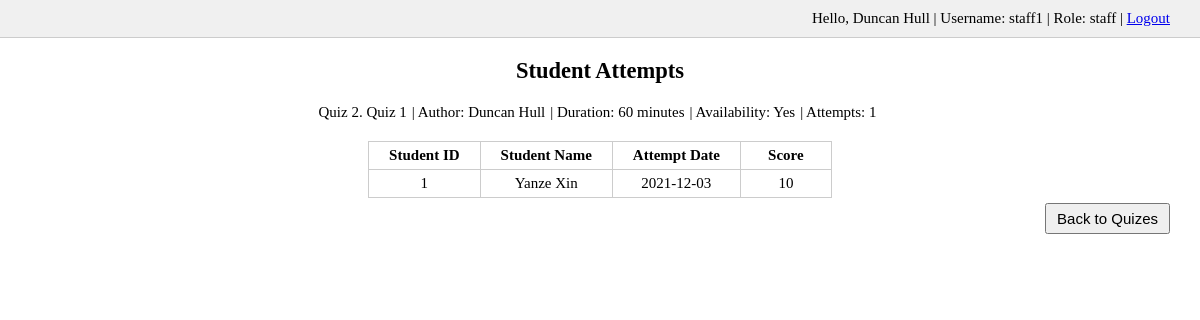
Page /quizapp/attempts.php?id=2 (signed in) on the committed database.
### tables this page shows
CREATE TABLE `quiz` (
  `id` int UNSIGNED NOT NULL,
  `name` varchar(1024) NOT NULL,
  `author_id` int UNSIGNED NOT NULL,
  `is_available` tinyint(1) NOT NULL DEFAULT '0',
  `duration` int UNSIGNED NOT NULL
);

CREATE TABLE `user` (
  `username` varchar(255) NOT NULL,
  `password` varchar(255) NOT NULL,
  `firstname` varchar(255) NOT NULL,
  `lastname` varchar(255) NOT NULL,
  `is_staff` tinyint(1) NOT NULL DEFAULT '0'
);

CREATE TABLE `attempt` (
  `quiz_id` int UNSIGNED NOT NULL,
  `stu_id` int UNSIGNED NOT NULL,
  `date` date NOT NULL,
  `score` int UNSIGNED NOT NULL
);

### quizapp/attempts.php (the view, shortened to what this page needs)
<?php
require_once './utility.php';
$pdo = getPDOConnection();
if (isset($_GET['id'])) {
    $quizId = $_GET['id'];
    $stmt = execSQL(
        $pdo,
        'SELECT name, firstname, lastname, duration, is_available FROM quiz
        INNER JOIN staff ON author_id = staff.id
        INNER JOIN user ON staff.username = user.username
        WHERE quiz.id = :quizId',
        ['quizId' => $quizId]
    );
    $row = $stmt->fetch();
    $quizName = $row['name'];
    $author = $row['firstname'] . ' ' . $row['lastname'];
    $duration = $row['duration'];
    $isAvailable = $row['is_available'];
    $attempts = execSQL(
        $GLOBALS['pdo'],
        'SELECT COUNT(*) FROM attempt WHERE quiz_id = :quizId',
        ['quizId' => $quizId]
    )->fetchColumn();
} else {
    redirect('quiz.php');
}
?>
<!DOCTYPE html>
<html lang="en">
<head>
    <link rel="stylesheet" type="text/css" href="<?php echo $pwd . 'css/style.css' ?>">
</head>
<body>
    <h1>Student Attempts</h1>
    <div id="quizBar">
        <label>Quiz <?php echo $quizId ?>. <?php echo $quizName ?></label>|
        <label>Author: <?php echo $author ?></label>|
        <label>Duration: <?php echo $duration ?> minutes</label>|
        <label>Availability: <?php echo $isAvailable ? 'Yes' : 'No' ?></label>|
        <label>Attempts: <?php echo $attempts ?></label>
    </div>
    <table align="center">
        <tr>
            <th>Student ID</th>
            <th>Student Name</th>
            <th>Attempt Date</th>
            <th>Score</th>
        </tr>
        <?php renderAttempts() ?>
    </table>
    <a href="<?php echo $pwd . 'quiz.php' ?>"><button class="back">Back to Quizes</button></a>
</body>
</html>
<?php
function renderAttempts()
{
    $stmt = execSQL(
        $GLOBALS['pdo'],
        'SELECT stu_id, firstname, lastname, date, score FROM attempt
        INNER JOIN student ON stu_id = student.id
        INNER JOIN user on student.username = user.username
        WHERE quiz_id = :quizId',
        ['quizId' => $GLOBALS['quizId']]
    );
    if ($stmt->rowCount() === 0) {
        redirect('quiz.php');
    } else {
        while ($row = $stmt->fetch()) {
            echo '<tr><td>' . $row['stu_id'] . '</td><td>' . $row['firstname'] . ' ' . $row['lastname'] . '</td><td>' . $row['date'] . '</td><td>' . $row['score'] . '</td></tr>';
        }
    }
}
?>

### quizapp/css/style.css (style rules this page uses)
* { font-size: 15px; }
body { text-align: center; padding: 0; margin: 0; }
h1 { font-size: 1.5em; padding: 20px 0 10px 0; margin: 0; }
label { padding-right: 5px; }
div#quizBar { padding: 10px 0; }
button, input[type="submit"], input[type="reset"], input[type="button"] { padding: 5px 10px; margin: 5px 10px; }
button.back { float: right; margin-right: 30px; }
table { margin-top: 10px; border-collapse: collapse; }
td, th { min-width: 50px; border: 1px solid #ccc; padding: 5px 20px; }

### rows in the picture
quiz: name "Quiz 1", user.firstname+lastname "Duncan Hull", duration "60"
attempt: stu "1", user.firstname "Yanze", user.lastname "Xin", date "2021-12-03", score "10"

### other values in the picture
$_SESSION['firstname'] "Duncan"
$_SESSION['lastname'] "Hull"
$_SESSION['username'] "staff1"
$quizId "2"
$attempts "1"
